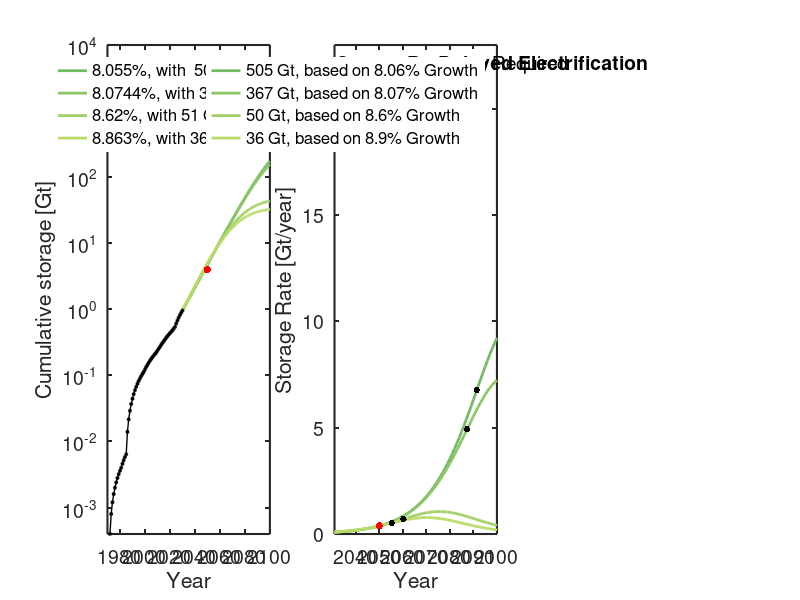

Source code (MATLAB):
% US national 

clear all
close all
set(0,'DefaultAxesFontSize',14, 'defaultlinelinewidth', 2,...
    'DefaultAxesTitleFontWeight', 'normal')

% Define colormaps, note that colorbrewer was used for manuscript figures,
% and requires additional packages
summercc = summer(12); 
autumncc = flipud(autumn(6)); 
greycc = flipud(gray(6)); 
coolcc = (cool(12)); 
%% Load Data - historical data 
load('USdata.txt')
years = USdata(:,1); % years
qinj = USdata(:,2); % MT - storage rate 
Q = USdata(:,3)./1000; % Gt - cumulative storage 
%% Load Data - Central scenario by CNP
load('CumulativeStorageCentral.txt')
years1 = CumulativeStorageCentral(:,1); % years
qinj1 = CumulativeStorageCentral(:,4); % MT - storage rate 
%% Input
% Growth rate fit to current data
w = 0.09;
% possible storage capacity required in 2100
Qinf = [506];
% Fit peak years
peak_year = [2100]; 
% Input for models with change in rate in 2030
year_rate_change = (2030);
% rate change
rtarget380 = [0.08055, 0.080744, 0.0862, 0.08863]; % Central 316Mt/yr Gt
% resulting storage to meet 2100 target

Qtarget380 =[505.4473, 366.5566, 50.0236, 36.0279]; % mod 506, 366, 50.6, 36.6 - obs 505.4473, 362.7771, 50.7197, 35.5949
% resulting peak injection
peak_target380 = [2107.8, 2103.6, 2075.5, 2070.2];
% vector defining years c5alculate model output
x = [years(1):2100];
%% Plot cumulative storage
figure('position', [105  337  1700  441])
subplot(1,3,1)
hold on



for i=1:length(Qtarget380)
    % trajectory from 8.6 and a rate change to 10.6
    cum_at_rate_change = exp(year_rate_change.*w).*exp(-182.6431721);
    x2 = [year_rate_change:2100];
    
    C = (Qtarget380(i)-cum_at_rate_change);
    pt = (C./(1+exp(rtarget380(i)*(peak_target380(i)-x2))));
    plot(x2,pt, 'color', summercc(i+5,:))
end


% Plot actual data - historical growth data 
plot(years(1:end), Q(1:end),'-ok','MarkerFaceColor', 'k','MarkerSize',2, 'linewidth', 1,'HandleVisibility','off')
set(gca, 'YScale', 'log')

% Plot 4 Gt in 2050
plot(2050, 4, '.r', 'markersize', 16,'HandleVisibility','off')

% Large plot axis
text(1972, 5000, 'Growth Rates', 'fontsize', 14)
axis([1970 2100 10^-3.4 10^4])
legend({[num2str(rtarget380(1)*100), '%, with  505 Gt'], [num2str(rtarget380(2)*100), '%, with 363 Gt'],...
     [num2str(rtarget380(3)*100), '%, with 51 Gt'],...
     [num2str(rtarget380(4)*100), '%, with 36 Gt']}, ...
    'Box', 'off',  'fontsize', 12, 'Position', ...
    [0.159 0.63 0.07 0.2630])
xlabel('Year')
ylabel('Cumulative storage [Gt]')
box on
set(gca, 'YScale', 'log')
set(gca, 'Color', 'white');
set(gca,'linewidth',1.5)
text(2070,5000, 'Delayed Eletrification', 'fontsize', 14, 'FontWeight', 'bold')
%% Storage rate subplot
subplot(1,3,2)
hold on

    
% Calculate rate change storage curves of Qtarget2
for i=1:length(Qtarget380)
    cum_2030 = exp(year_rate_change.*w).*exp(-182.6431721);
    x2 = [year_rate_change:2150];
    
    C = (Qtarget380(i)-cum_2030);
    
    yrate2 = (C.*rtarget380(i).*exp(rtarget380(i).*(peak_target380(i)-x2)))./((1+exp(rtarget380(i).*(peak_target380(i)-x2))).^2);
    
    plot(x2,yrate2, 'color', summercc(i+5,:))
end



    % Calculate inflection years
inflection_time_red = peak_target380-log(2+sqrt(3))./rtarget380;
C = (Qtarget380-cum_2030);
y_inflect_red = (C.*rtarget380.*exp(rtarget380.*(peak_target380-inflection_time_red)))./...
        ((1+exp(rtarget380.*(peak_target380-inflection_time_red))).^2);

    
% Label and plot inflection years  

plot(inflection_time_red, y_inflect_red, '.k', 'markersize', 15)



plot(2050, 0.380, '.r', 'markersize', 16,'HandleVisibility','off')
% Format and annotate plot
box on
xlabel('Year')
ylabel('Storage Rate [Gt/year]')
set(gca,'linewidth',1.5)
set(gca, 'Color', 'white')
axis([2031 2100 0 23])
set(gcf, 'Color', [1,1,1]);


text(2032, 22.1, sprintf('Storage Resource Required'), 'fontsize', 14)
legend({
    [num2str(round(Qtarget380(1))), ' Gt, based on 8.06% Growth'],[num2str(round(Qtarget380(2))), ' Gt, based on 8.07% Growth'],...
    [num2str(round(Qtarget380(3))), ' Gt, based on 8.6% Growth'],[num2str(round(Qtarget380(4))), ' Gt, based on 8.9% Growth']}, ...
    'Box', 'off',  'fontsize', 12,... 
    'Position',[0.444 0.63 0.07 0.2630])
text(2075,22.1, 'Delayed Electrification', 'fontsize', 14, 'FontWeight', 'bold')